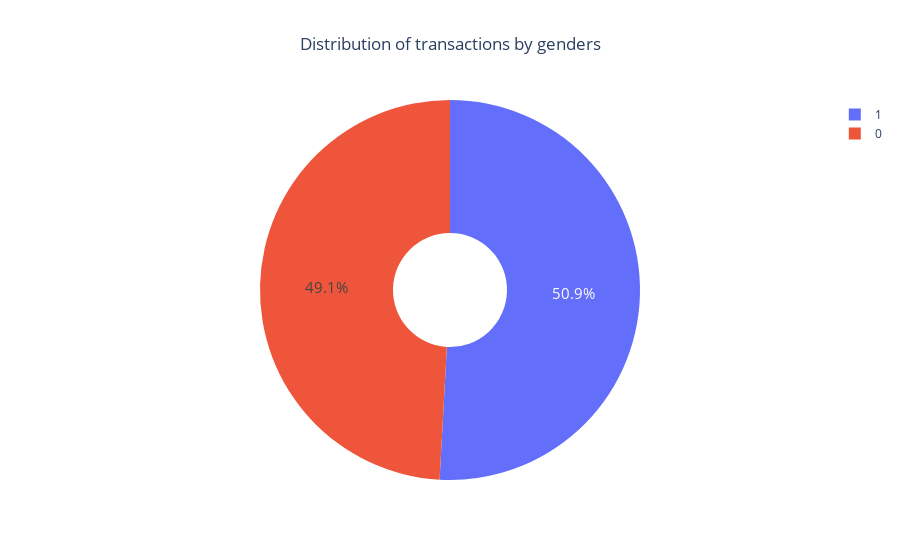

The notebook cell this image was saved under:
### Code cell
fig = go.Figure([go.Pie(values=dist_by_gender['client_id'],
                        hole=0.3)])  

fig.update_traces( textinfo='percent', textfont_size=15)
fig.update_layout(title="Distribution of transactions by genders",title_x=0.5)
fig.show()

### Figure 1 — Plotly figure (JSON) as saved in the notebook; plotly's stock layout.template omitted (floating-point values rounded to 4 significant figures)
{"data": [{"hole": 0.3, "textfont": {"size": 15}, "textinfo": "percent", "type": "pie", "values": [45111, 46715]}], "layout": {"title": {"text": "Distribution of transactions by genders", "x": 0.5}}}
